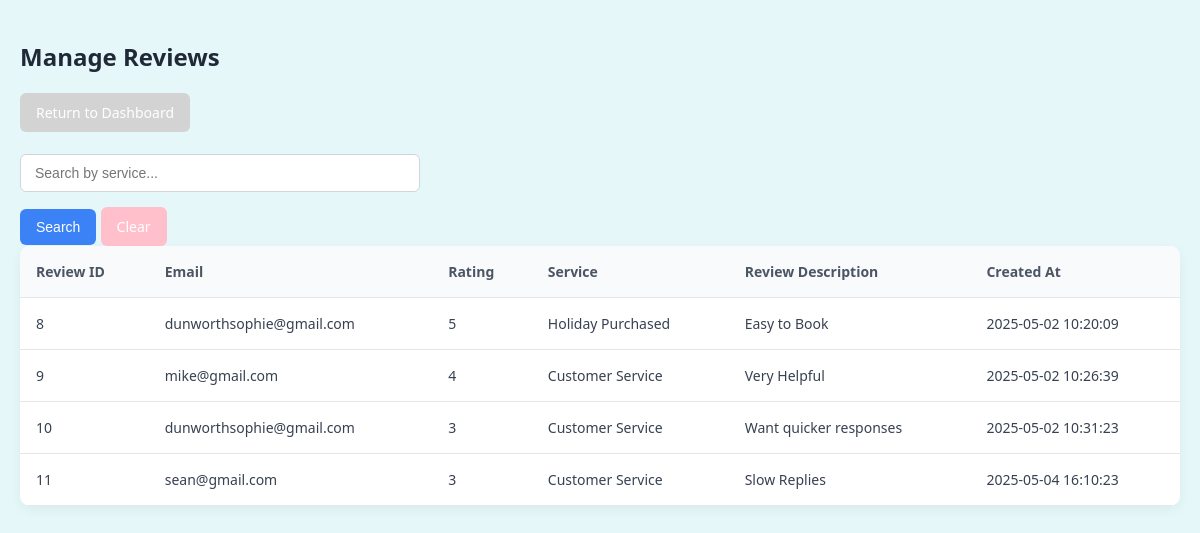
Screenshot of /Admin/Object/manage_reviews.php with the database file from the repository.
### tables this page shows
CREATE TABLE IF NOT EXISTS `reviews` (
  `reviewID` int NOT NULL AUTO_INCREMENT,
  `userID` int DEFAULT NULL,
  `email` varchar(255) DEFAULT NULL,
  `rating` int NOT NULL,
  `service` varchar(100) NOT NULL,
  `reviewText` varchar(300) NOT NULL,
  `created_at` timestamp NULL DEFAULT CURRENT_TIMESTAMP,
  PRIMARY KEY (`reviewID`),
  KEY `userID` (`userID`),
  CONSTRAINT `reviews_ibfk_1` FOREIGN KEY (`userID`) REFERENCES `users` (`userID`),
  CONSTRAINT `reviews_chk_1` CHECK ((`rating` between 1 and 5))
);

### Admin/Object/classes/Review.php (called while the page is built, shortened)
<?php
class Review {
    private $conn;
    public function __construct($conn, $reviewID = null) {
        $this->conn = $conn;
    }
    public function getAllReviews($searchQuery = '') {
        $sql = "SELECT * FROM reviews";
        $stmt = $this->conn->prepare($sql);
        if (!empty($searchQuery)) {
            $searchTerm = "%" . $searchQuery . "%";
            $stmt->execute([$searchTerm, $searchTerm]);
        } else {
            $stmt->execute();
        }
        return $stmt->fetchAll(PDO::FETCH_ASSOC);
    }
}
?>

### Admin/Object/manage_reviews.php (the view, shortened to what this page needs)
<?php
require_once 'classes/Review.php';
$searchQuery = isset($_GET['search']) ? $_GET['search'] : '';
try {
    $reviewObj = new Review($conn);
    $reviews = $reviewObj->getAllReviews($searchQuery);
} catch (Exception $e) {
    die("Error: " . $e->getMessage());
}
?>
<!DOCTYPE html>
<html lang="en">
<head>
    <link rel="stylesheet" href="css/Admin.css">
</head>
<body>
<h2>Manage Reviews</h2>
<a href="dashboard.php" class="back-link">Return to Dashboard</a>
<br><br>
<form method="GET" action="" class="mb-4" style="max-width: 400px;">
    <div class="input-group mb-3">
        <input type="text" name="search" class="form-control" placeholder="Search by service..." value="<?php echo htmlspecialchars($searchQuery); ?>">
        <button type="submit" class="Search">Search</button>
        <a href="manage_reviews.php" class="Clear">Clear</a>
    </div>
</form>
<table>
    <thead>
        <tr>
            <th>Review ID</th>
            <th>Email</th>
            <th>Rating</th>
            <th>Service</th>
            <th>Review Description</th>
            <th>Created At</th>
        </tr>
    </thead>
    <tbody>
        <?php if (!empty($reviews)): ?>
            <?php foreach ($reviews as $review): ?>
                <tr id="row-<?php echo htmlspecialchars($review['reviewID']); ?>">
                    <td><?php echo htmlspecialchars($review['reviewID']); ?></td>
                    <td><?php echo htmlspecialchars($review['email'] ?? 'Not Available'); ?></td>
                    <td><?php echo htmlspecialchars($review['rating']); ?></td>
                    <td><?php echo htmlspecialchars($review['service']); ?></td>
                    <td><?php echo htmlspecialchars($review['reviewText'] ?? 'No description available'); ?></td>
                    <td><?php echo htmlspecialchars($review['created_at']); ?></td>
                </tr>
            <?php endforeach; ?>
        <?php else: ?>
            <tr><td colspan="6">No reviews found.</td></tr>
        <?php endif; ?>
    </tbody>
</table>
</body>
</html>

### Admin/Object/css/Admin.css (style rules this page uses)
body { font-family: 'Segoe UI', Tahoma, Geneva, Verdana, sans-serif; background-color: #e6f7fa; margin: 0; padding: 20px; color: #1f2937; }
input[type="text"], input[type="email"], input[type="password"], input[type="number"], textarea { width: 100%; padding: 10px 14px; border: 1px solid #d1d5db; border-radius: 6px; font-size: 14px; margin-bottom: 15px; box-sizing: border-box; }
table { width: 100%; table-layout: auto; border-collapse: separate; border-spacing: 0; background-color: white; border-radius: 10px; overflow: hidden; box-shadow: 0 4px 12px rgba(0, 0, 0, 0.05); }
th { background-color: #f9fafb; color: #4b5563; font-weight: 600; font-size: 14px; text-align: left; padding: 16px; border-bottom: 1px solid #e5e7eb; }
td { padding: 16px; font-size: 14px; color: #374151; border-bottom: 1px solid #e5e7eb; }
.back-link, .create, .Delete, .Clear, .Search, .Update, .Edit, .Answer { display: inline-block; padding: 10px 16px; border: none; border-radius: 6px; font-size: 14px; font-weight: 500; color: white; cursor: pointer; transition: background-color 0.2s ease; text-decoration: none; }
.back-link { background-color: lightgrey; }
.Clear { background-color: pink; }
.Search { background-color: #3b82f6; }

### rows the page displays
reviews: reviewID "8", email "dunworthsophie@gmail.com", rating "5", service "Holiday Purchased", reviewText "Easy to Book", created_at "2025-05-02 10:20:09"
reviews: reviewID "9", email "mike@gmail.com", rating "4", service "Customer Service", reviewText "Very Helpful", created_at "2025-05-02 10:26:39"
reviews: reviewID "10", email "dunworthsophie@gmail.com", rating "3", service "Customer Service", reviewText "Want quicker responses", created_at "2025-05-02 10:31:23"
reviews: reviewID "11", email "sean@gmail.com", rating "3", service "Customer Service", reviewText "Slow Replies", created_at "2025-05-04 16:10:23"
